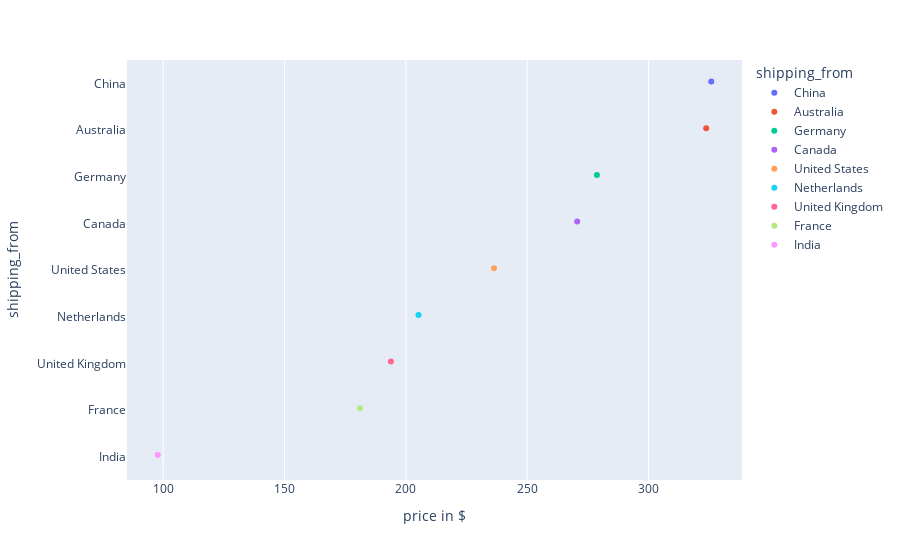

The notebook cell saved with this chart:
### Code cell
plot_category_wise('shipping_from', 100)

### Figure 1 — Plotly figure (JSON) as saved in the notebook; plotly's stock layout.template omitted (floating-point values rounded to 4 significant figures)
{"data": [{"alignmentgroup": "True", "boxpoints": "all", "fillcolor": "rgba(255,255,255,0)", "hoveron": "points", "hovertemplate": "shipping_from=%{y}<br>price in $=%{x}<extra></extra>", "legendgroup": "China", "line": {"color": "rgba(255,255,255,0)"}, "marker": {"color": "#636efa"}, "name": "China", "offsetgroup": "China", "orientation": "h", "pointpos": 0, "showlegend": true, "type": "box", "x": [325.8], "x0": " ", "xaxis": "x", "y": ["China"], "y0": " ", "yaxis": "y"}, {"alignmentgroup": "True", "boxpoints": "all", "fillcolor": "rgba(255,255,255,0)", "hoveron": "points", "hovertemplate": "shipping_from=%{y}<br>price in $=%{x}<extra></extra>", "legendgroup": "Australia", "line": {"color": "rgba(255,255,255,0)"}, "marker": {"color": "#EF553B"}, "name": "Australia", "offsetgroup": "Australia", "orientation": "h", "pointpos": 0, "showlegend": true, "type": "box", "x": [323.7], "x0": " ", "xaxis": "x", "y": ["Australia"], "y0": " ", "yaxis": "y"}, {"alignmentgroup": "True", "boxpoints": "all", "fillcolor": "rgba(255,255,255,0)", "hoveron": "points", "hovertemplate": "shipping_from=%{y}<br>price in $=%{x}<extra></extra>", "legendgroup": "Germany", "line": {"color": "rgba(255,255,255,0)"}, "marker": {"color": "#00cc96"}, "name": "Germany", "offsetgroup": "Germany", "orientation": "h", "pointpos": 0, "showlegend": true, "type": "box", "x": [278.7], "x0": " ", "xaxis": "x", "y": ["Germany"], "y0": " ", "yaxis": "y"}, {"alignmentgroup": "True", "boxpoints": "all", "fillcolor": "rgba(255,255,255,0)", "hoveron": "points", "hovertemplate": "shipping_from=%{y}<br>price in $=%{x}<extra></extra>", "legendgroup": "Canada", "line": {"color": "rgba(255,255,255,0)"}, "marker": {"color": "#ab63fa"}, "name": "Canada", "offsetgroup": "Canada", "orientation": "h", "pointpos": 0, "showlegend": true, "type": "box", "x": [270.6], "x0": " ", "xaxis": "x", "y": ["Canada"], "y0": " ", "yaxis": "y"}, {"alignmentgroup": "True", "boxpoints": "all", "fillcolor": "rgba(255,255,255,0)", "hoveron": "points", "hovertemplate": "shipping_from=%{y}<br>price in $=%{x}<extra></extra>", "legendgroup": "United States", "line": {"color": "rgba(255,255,255,0)"}, "marker": {"color": "#FFA15A"}, "name": "United States", "offsetgroup": "United States", "orientation": "h", "pointpos": 0, "showlegend": true, "type": "box", "x": [236.3], "x0": " ", "xaxis": "x", "y": ["United States"], "y0": " ", "yaxis": "y"}, {"alignmentgroup": "True", "boxpoints": "all", "fillcolor": "rgba(255,255,255,0)", "hoveron": "points", "hovertemplate": "shipping_from=%{y}<br>price in $=%{x}<extra></extra>", "legendgroup": "Netherlands", "line": {"color": "rgba(255,255,255,0)"}, "marker": {"color": "#19d3f3"}, "name": "Netherlands", "offsetgroup": "Netherlands", "orientation": "h", "pointpos": 0, "showlegend": true, "type": "box", "x": [205.2], "x0": " ", "xaxis": "x", "y": ["Netherlands"], "y0": " ", "yaxis": "y"}, {"alignmentgroup": "True", "boxpoints": "all", "fillcolor": "rgba(255,255,255,0)", "hoveron": "points", "hovertemplate": "shipping_from=%{y}<br>price in $=%{x}<extra></extra>", "legendgroup": "United Kingdom", "line": {"color": "rgba(255,255,255,0)"}, "marker": {"color": "#FF6692"}, "name": "United Kingdom", "offsetgroup": "United Kingdom", "orientation": "h", "pointpos": 0, "showlegend": true, "type": "box", "x": [193.8], "x0": " ", "xaxis": "x", "y": ["United Kingdom"], "y0": " ", "yaxis": "y"}, {"alignmentgroup": "True", "boxpoints": "all", "fillcolor": "rgba(255,255,255,0)", "hoveron": "points", "hovertemplate": "shipping_from=%{y}<br>price in $=%{x}<extra></extra>", "legendgroup": "France", "line": {"color": "rgba(255,255,255,0)"}, "marker": {"color": "#B6E880"}, "name": "France", "offsetgroup": "France", "orientation": "h", "pointpos": 0, "showlegend": true, "type": "box", "x": [181.1], "x0": " ", "xaxis": "x", "y": ["France"], "y0": " ", "yaxis": "y"}, {"alignmentgroup": "True", "boxpoints": "all", "fillcolor": "rgba(255,255,255,0)", "hoveron": "points", "hovertemplate": "shipping_from=%{y}<br>price in $=%{x}<extra></extra>", "legendgroup": "India", "line": {"color": "rgba(255,255,255,0)"}, "marker": {"color": "#FF97FF"}, "name": "India", "offsetgroup": "India", "orientation": "h", "pointpos": 0, "showlegend": true, "type": "box", "x": [97.76], "x0": " ", "xaxis": "x", "y": ["India"], "y0": " ", "yaxis": "y"}], "layout": {"boxmode": "overlay", "legend": {"title": {"text": "shipping_from"}, "tracegroupgap": 0}, "margin": {"t": 60}, "xaxis": {"anchor": "y", "domain": [0, 1], "title": {"text": "price in $"}}, "yaxis": {"anchor": "x", "categoryarray": ["India", "France", "United Kingdom", "Netherlands", "United States", "Canada", "Germany", "Australia", "China"], "categoryorder": "array", "domain": [0, 1], "title": {"text": "shipping_from"}}}}
